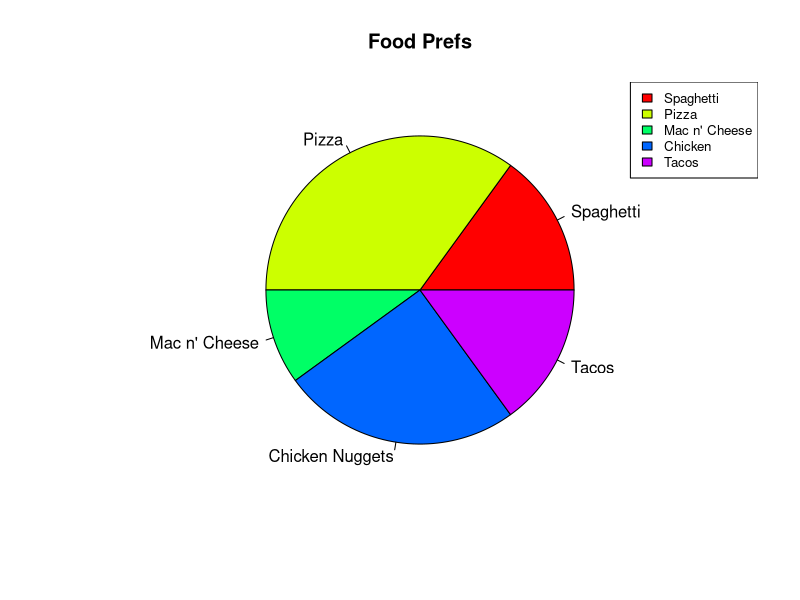
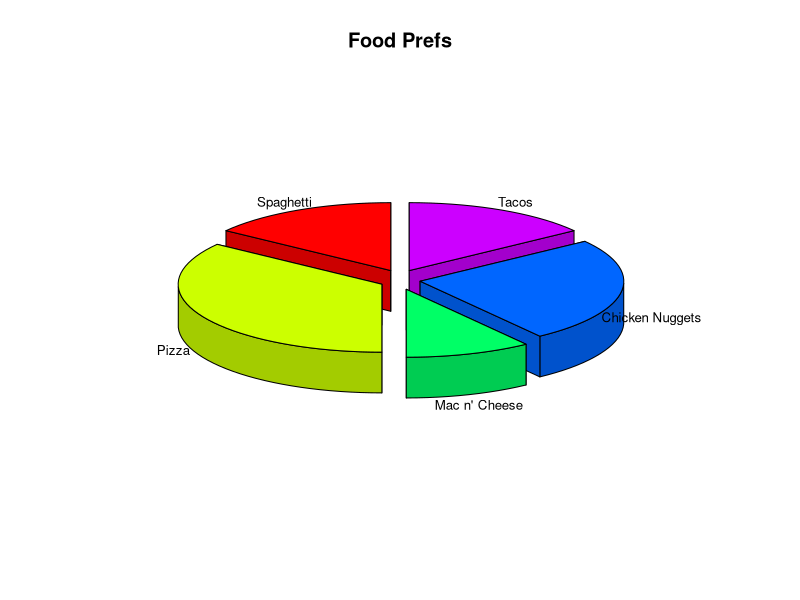

Reproduce these figures in R, in order.
# ----- PIE CHARTS -----
# List percentages
foodPref = c(15, 35, 10, 25, 15)

# Labels associated with percentages
foodLabels = c("Spaghetti", "Pizza", "Mac n' Cheese",
               "Chicken Nuggets", "Tacos")

# Where to save the image
png(file="child_food_pref.png")

# Colors used for each option
colors = rainbow(length(foodPref))

# Create the chart
pie(foodPref, foodLabels, main="Food Prefs",
    col=colors)

# Print legend and cex shrinks the size
legend("topright", c("Spaghetti", "Pizza", "Mac n' Cheese",
                     "Chicken", "Tacos"), cex=0.8,
       fill=colors)

# Save the chart
dev.off()

# 3D Pie Chart
# Download package in console install.packages("plotrix")
# Get the library
library(plotrix)

# Name the chart file
png(file="3d_child_food_pref.png")

# Create the chart
pie3D(foodPref, labels=foodLabels, explode=0.1,
      start=pi/2, main="Food Prefs", labelcex=0.8)

# Save the chart
dev.off()